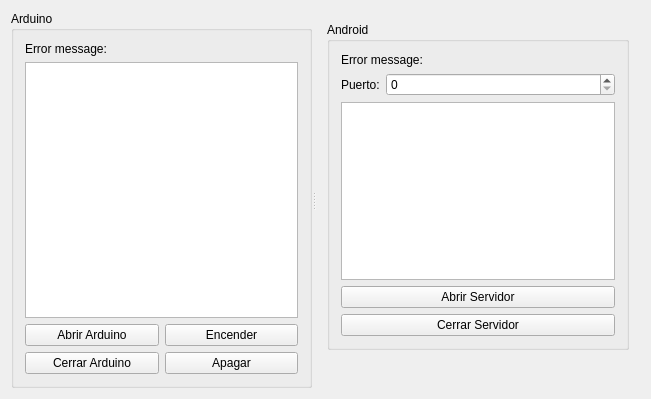
<?xml version="1.0" encoding="UTF-8"?>
<ui version="4.0">
 <class>Widget</class>
 <widget class="QWidget" name="Widget">
  <property name="geometry">
   <rect>
    <x>0</x>
    <y>0</y>
    <width>651</width>
    <height>399</height>
   </rect>
  </property>
  <property name="windowTitle">
   <string>Panel de Control</string>
  </property>
  <layout class="QGridLayout" name="gridLayout">
   <item row="0" column="0">
    <widget class="QSplitter" name="splitter">
     <property name="orientation">
      <enum>Qt::Horizontal</enum>
     </property>
     <widget class="QGroupBox" name="groupBox">
      <property name="title">
       <string>Arduino</string>
      </property>
      <layout class="QVBoxLayout" name="verticalLayout">
       <item>
        <widget class="QLabel" name="errorArduinoMessageLabel">
         <property name="text">
          <string>Error message:</string>
         </property>
        </widget>
       </item>
       <item>
        <widget class="QTextBrowser" name="arduinoTextBrowser"/>
       </item>
       <item>
        <layout class="QHBoxLayout" name="horizontalLayout">
         <item>
          <widget class="QPushButton" name="abrirArduinoPushButton">
           <property name="text">
            <string>Abrir Arduino</string>
           </property>
          </widget>
         </item>
         <item>
          <widget class="QPushButton" name="encenderPushButton">
           <property name="text">
            <string>Encender</string>
           </property>
          </widget>
         </item>
        </layout>
       </item>
       <item>
        <layout class="QHBoxLayout" name="horizontalLayout_2">
         <item>
          <widget class="QPushButton" name="cerrarArduinoPushButton">
           <property name="text">
            <string>Cerrar Arduino</string>
           </property>
          </widget>
         </item>
         <item>
          <widget class="QPushButton" name="apagarPushButton">
           <property name="text">
            <string>Apagar</string>
           </property>
          </widget>
         </item>
        </layout>
       </item>
      </layout>
     </widget>
     <widget class="QWidget" name="layoutWidget">
      <layout class="QVBoxLayout" name="verticalLayout_3">
       <item>
        <widget class="QGroupBox" name="groupBox_2">
         <property name="title">
          <string>Android</string>
         </property>
         <layout class="QVBoxLayout" name="verticalLayout_2">
          <item>
           <widget class="QLabel" name="errorAndroidMessageLabel">
            <property name="text">
             <string>Error message:</string>
            </property>
           </widget>
          </item>
          <item>
           <layout class="QFormLayout" name="formLayout">
            <item row="0" column="0">
             <widget class="QLabel" name="label">
              <property name="text">
               <string>Puerto:</string>
              </property>
             </widget>
            </item>
            <item row="0" column="1">
             <widget class="QSpinBox" name="portSpinBox"/>
            </item>
           </layout>
          </item>
          <item>
           <widget class="QTextBrowser" name="androidTextBrowser"/>
          </item>
          <item>
           <widget class="QPushButton" name="abrirServidorPushButton">
            <property name="text">
             <string>Abrir Servidor</string>
            </property>
           </widget>
          </item>
          <item>
           <widget class="QPushButton" name="cerrarServidorPushButton">
            <property name="text">
             <string>Cerrar Servidor</string>
            </property>
           </widget>
          </item>
         </layout>
        </widget>
       </item>
       <item>
        <spacer name="verticalSpacer">
         <property name="orientation">
          <enum>Qt::Vertical</enum>
         </property>
         <property name="sizeHint" stdset="0">
          <size>
           <width>20</width>
           <height>40</height>
          </size>
         </property>
        </spacer>
       </item>
      </layout>
     </widget>
    </widget>
   </item>
  </layout>
 </widget>
 <layoutdefault spacing="6" margin="11"/>
 <resources/>
 <connections/>
</ui>
